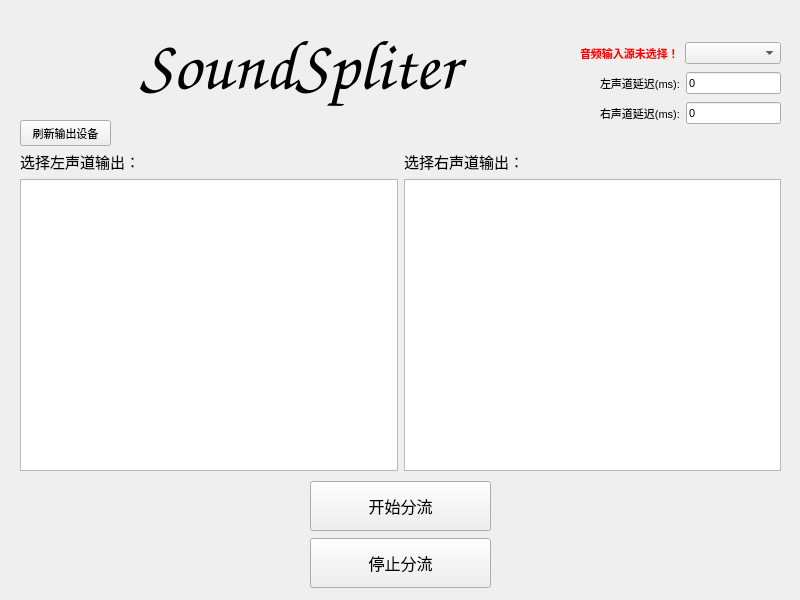
<?xml version="1.0" encoding="UTF-8"?>
<ui version="4.0">
 <class>MainWindow</class>
 <widget class="QMainWindow" name="MainWindow">
  <property name="geometry">
   <rect>
    <x>0</x>
    <y>0</y>
    <width>800</width>
    <height>600</height>
   </rect>
  </property>
  <property name="windowTitle">
   <string>SoundSpliter</string>
  </property>
  <property name="windowIcon">
   <iconset resource="../resources/resources.qrc">
    <normaloff>:/images/icon</normaloff>:/images/icon</iconset>
  </property>
  <property name="styleSheet">
   <string notr="true">font-size: 11px</string>
  </property>
  <widget class="QWidget" name="centralwidget">
   <widget class="QLabel" name="iconLabel">
    <property name="geometry">
     <rect>
      <x>10</x>
      <y>0</y>
      <width>131</width>
      <height>131</height>
     </rect>
    </property>
    <property name="text">
     <string/>
    </property>
    <property name="textFormat">
     <enum>Qt::TextFormat::AutoText</enum>
    </property>
    <property name="pixmap">
     <pixmap resource="../resources/resources.qrc">:/images/icon</pixmap>
    </property>
    <property name="scaledContents">
     <bool>true</bool>
    </property>
   </widget>
   <widget class="QLabel" name="label">
    <property name="geometry">
     <rect>
      <x>140</x>
      <y>0</y>
      <width>431</width>
      <height>131</height>
     </rect>
    </property>
    <property name="font">
     <font>
      <family>Comic Sans MS</family>
      <pointsize>-1</pointsize>
      <bold>true</bold>
     </font>
    </property>
    <property name="styleSheet">
     <string notr="true">font-size: 70px</string>
    </property>
    <property name="text">
     <string>SoundSpliter</string>
    </property>
   </widget>
   <widget class="QWidget" name="layoutWidget">
    <property name="geometry">
     <rect>
      <x>600</x>
      <y>70</y>
      <width>181</width>
      <height>56</height>
     </rect>
    </property>
    <layout class="QGridLayout" name="gridLayout">
     <item row="0" column="0">
      <widget class="QLabel" name="leftLatencyLabel">
       <property name="text">
        <string>左声道延迟(ms):</string>
       </property>
      </widget>
     </item>
     <item row="0" column="1">
      <widget class="QLineEdit" name="leftLineEdit">
       <property name="text">
        <string>0</string>
       </property>
      </widget>
     </item>
     <item row="1" column="0">
      <widget class="QLabel" name="rightLatencyLabel">
       <property name="text">
        <string>右声道延迟(ms):</string>
       </property>
      </widget>
     </item>
     <item row="1" column="1">
      <widget class="QLineEdit" name="rightLineEdit">
       <property name="text">
        <string>0</string>
       </property>
      </widget>
     </item>
    </layout>
   </widget>
   <widget class="QWidget" name="layoutWidget">
    <property name="geometry">
     <rect>
      <x>580</x>
      <y>40</y>
      <width>201</width>
      <height>26</height>
     </rect>
    </property>
    <layout class="QHBoxLayout" name="horizontalLayout">
     <item>
      <widget class="QLabel" name="sourceLabel">
       <property name="font">
        <font>
         <pointsize>-1</pointsize>
         <bold>true</bold>
        </font>
       </property>
       <property name="styleSheet">
        <string notr="true">color: rgb(255, 0, 0)</string>
       </property>
       <property name="text">
        <string>音频输入源未选择！</string>
       </property>
      </widget>
     </item>
     <item>
      <widget class="ComboBox" name="comboBox"/>
     </item>
    </layout>
   </widget>
   <widget class="QWidget" name="layoutWidget">
    <property name="geometry">
     <rect>
      <x>310</x>
      <y>480</y>
      <width>181</width>
      <height>111</height>
     </rect>
    </property>
    <layout class="QVBoxLayout" name="verticalLayout">
     <item>
      <widget class="QPushButton" name="startPushButton">
       <property name="minimumSize">
        <size>
         <width>0</width>
         <height>50</height>
        </size>
       </property>
       <property name="styleSheet">
        <string notr="true">font-size: 16px</string>
       </property>
       <property name="text">
        <string>开始分流</string>
       </property>
      </widget>
     </item>
     <item>
      <widget class="QPushButton" name="stopPushButton">
       <property name="minimumSize">
        <size>
         <width>0</width>
         <height>50</height>
        </size>
       </property>
       <property name="styleSheet">
        <string notr="true">font-size: 16px</string>
       </property>
       <property name="text">
        <string>停止分流</string>
       </property>
      </widget>
     </item>
    </layout>
   </widget>
   <widget class="QWidget" name="layoutWidget">
    <property name="geometry">
     <rect>
      <x>20</x>
      <y>150</y>
      <width>761</width>
      <height>321</height>
     </rect>
    </property>
    <layout class="QVBoxLayout" name="verticalLayout_2">
     <item>
      <layout class="QHBoxLayout" name="horizontalLayout_3">
       <item>
        <widget class="QLabel" name="leftDeviceLabel">
         <property name="styleSheet">
          <string notr="true">font-size: 15px</string>
         </property>
         <property name="text">
          <string>选择左声道输出：</string>
         </property>
        </widget>
       </item>
       <item>
        <widget class="QLabel" name="rightDeviceLabel">
         <property name="styleSheet">
          <string notr="true">font-size: 15px</string>
         </property>
         <property name="text">
          <string>选择右声道输出：</string>
         </property>
        </widget>
       </item>
      </layout>
     </item>
     <item>
      <layout class="QHBoxLayout" name="horizontalLayout_2">
       <item>
        <widget class="QListWidget" name="leftListWidget"/>
       </item>
       <item>
        <widget class="QListWidget" name="rightListWidget"/>
       </item>
      </layout>
     </item>
    </layout>
   </widget>
   <widget class="QPushButton" name="refreshPushButton">
    <property name="geometry">
     <rect>
      <x>20</x>
      <y>120</y>
      <width>91</width>
      <height>26</height>
     </rect>
    </property>
    <property name="text">
     <string>刷新输出设备</string>
    </property>
   </widget>
  </widget>
  <action name="action">
   <property name="text">
    <string>首选项...</string>
   </property>
  </action>
 </widget>
 <customwidgets>
  <customwidget>
   <class>ComboBox</class>
   <extends>QComboBox</extends>
   <header>ss.integration.app.widgets.combo_box</header>
  </customwidget>
 </customwidgets>
 <resources>
  <include location="../resources/resources.qrc"/>
 </resources>
 <connections/>
</ui>
